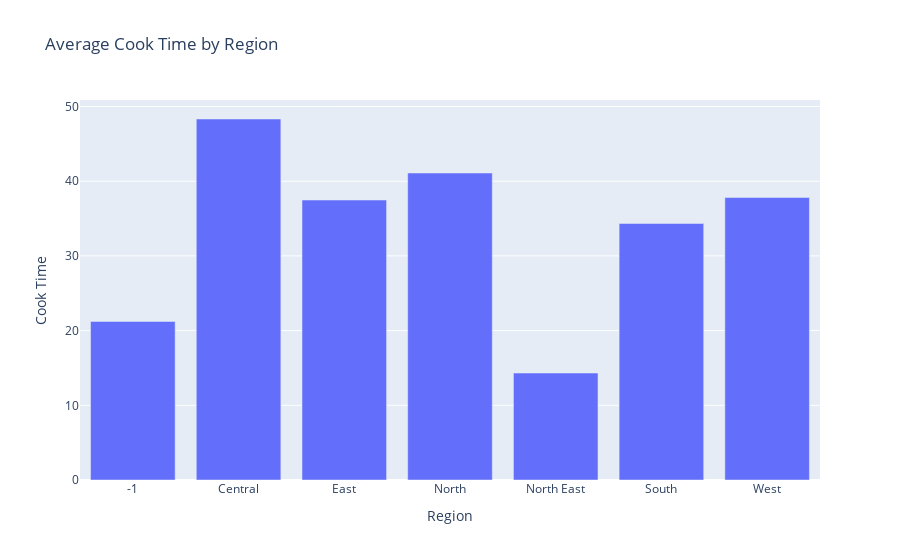

Notebook cell for this chart:
### Markdown cell above
## Task 2: Bar Chart of Cook Time by Region

### Objective:
Create a bar chart that shows the average cook time for each region. This will help us understand the cooking time distribution across different regions.  **There is a "weird" bar in the chart why is that the case??**


### Instructions:
- Group the data by the region. (Hint:  may need a df.groupby() method here!)

- Calculate the average cook time for each region.

- Create a bar chart using Plotly to show this average cook time for each region.

- Label the axes and title the chart.

### Code cell
# Task 2: Create a bar chart showing the average cook time by region
# Fill in the code to group by region and calculate the average cook time
df_region_avg = df.groupby('region')['cook_time'].mean().reset_index()

# Create the bar chart
fig = px.bar(df_region_avg, x='region', y='cook_time', title="Average Cook Time by Region",
             labels = {'cook_time': 'Cook Time', 'region': 'Region'})

# Show the plot
fig.show()

### Figure 1 — Plotly figure (JSON) as saved in the notebook; plotly's stock layout.template omitted (floating-point values rounded to 4 significant figures)
{"data": [{"hovertemplate": "Region=%{x}<br>Cook Time=%{y}<extra></extra>", "legendgroup": "", "marker": {"color": "#636efa", "pattern": {"shape": ""}}, "name": "", "orientation": "v", "showlegend": false, "textposition": "auto", "type": "bar", "x": ["-1", "Central", "East", "North", "North East", "South", "West"], "xaxis": "x", "y": [21.23, 48.33, 37.48, 41.1, 14.32, 34.34, 37.82], "yaxis": "y"}], "layout": {"barmode": "relative", "legend": {"tracegroupgap": 0}, "title": {"text": "Average Cook Time by Region"}, "xaxis": {"anchor": "y", "domain": [0, 1], "title": {"text": "Region"}}, "yaxis": {"anchor": "x", "domain": [0, 1], "title": {"text": "Cook Time"}}}}
